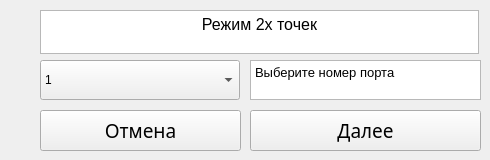
                 <widget class="QWidget" name="page_17">
                  <widget class="QTextBrowser" name="textBrowser_75">
                   <property name="geometry">
                    <rect>
                     <x>40</x>
                     <y>10</y>
                     <width>439</width>
                     <height>44</height>
                    </rect>
                   </property>
                   <property name="sizePolicy">
                    <sizepolicy hsizetype="Minimum" vsizetype="Expanding">
                     <horstretch>0</horstretch>
                     <verstretch>0</verstretch>
                    </sizepolicy>
                   </property>
                   <property name="minimumSize">
                    <size>
                     <width>97</width>
                     <height>44</height>
                    </size>
                   </property>
                   <property name="maximumSize">
                    <size>
                     <width>16777215</width>
                     <height>40</height>
                    </size>
                   </property>
                   <property name="verticalScrollBarPolicy">
                    <enum>Qt::ScrollBarPolicy::ScrollBarAlwaysOff</enum>
                   </property>
                   <property name="horizontalScrollBarPolicy">
                    <enum>Qt::ScrollBarPolicy::ScrollBarAlwaysOff</enum>
                   </property>
                   <property name="html">
                    <string>&lt;!DOCTYPE HTML PUBLIC &quot;-//W3C//DTD HTML 4.0//EN&quot; &quot;http://www.w3.org/TR/REC-html40/strict.dtd&quot;&gt;
&lt;html&gt;&lt;head&gt;&lt;meta name=&quot;qrichtext&quot; content=&quot;1&quot; /&gt;&lt;meta charset=&quot;utf-8&quot; /&gt;&lt;style type=&quot;text/css&quot;&gt;
p, li { white-space: pre-wrap; }
hr { height: 1px; border-width: 0; }
li.unchecked::marker { content: &quot;\2610&quot;; }
li.checked::marker { content: &quot;\2612&quot;; }
&lt;/style&gt;&lt;/head&gt;&lt;body style=&quot; font-family:'Noto Sans SC'; font-size:9pt; font-weight:400; font-style:normal;&quot;&gt;
&lt;p align=&quot;center&quot; style=&quot; margin-top:0px; margin-bottom:0px; margin-left:0px; margin-right:0px; -qt-block-indent:0; text-indent:0px;&quot;&gt;&lt;span style=&quot; font-size:12pt;&quot;&gt;Режим 2х точек&lt;/span&gt;&lt;/p&gt;
&lt;p align=&quot;center&quot; style=&quot;-qt-paragraph-type:empty; margin-top:0px; margin-bottom:0px; margin-left:0px; margin-right:0px; -qt-block-indent:0; text-indent:0px; font-size:12pt;&quot;&gt;&lt;br /&gt;&lt;/p&gt;&lt;/body&gt;&lt;/html&gt;</string>
                   </property>
                  </widget>
                  <widget class="QComboBox" name="comboBox_9">
                   <property name="geometry">
                    <rect>
                     <x>40</x>
                     <y>60</y>
                     <width>200</width>
                     <height>40</height>
                    </rect>
                   </property>
                   <property name="sizePolicy">
                    <sizepolicy hsizetype="Expanding" vsizetype="Fixed">
                     <horstretch>0</horstretch>
                     <verstretch>0</verstretch>
                    </sizepolicy>
                   </property>
                   <property name="minimumSize">
                    <size>
                     <width>200</width>
                     <height>40</height>
                    </size>
                   </property>
                   <property name="layoutDirection">
                    <enum>Qt::LayoutDirection::LeftToRight</enum>
                   </property>
                   <item>
                    <property name="text">
                     <string>1</string>
                    </property>
                   </item>
                   <item>
                    <property name="text">
                     <string>2</string>
                    </property>
                   </item>
                   <item>
                    <property name="text">
                     <string>3</string>
                    </property>
                   </item>
                   <item>
                    <property name="text">
                     <string>4</string>
                    </property>
                   </item>
                   <item>
                    <property name="text">
                     <string>5</string>
                    </property>
                   </item>
                   <item>
                    <property name="text">
                     <string>6</string>
                    </property>
                   </item>
                   <item>
                    <property name="text">
                     <string>7</string>
                    </property>
                   </item>
                   <item>
                    <property name="text">
                     <string>8</string>
                    </property>
                   </item>
                  </widget>
                  <widget class="QTextBrowser" name="textBrowser_67">
                   <property name="geometry">
                    <rect>
                     <x>250</x>
                     <y>60</y>
                     <width>231</width>
                     <height>40</height>
                    </rect>
                   </property>
                   <property name="sizePolicy">
                    <sizepolicy hsizetype="Minimum" vsizetype="Expanding">
                     <horstretch>0</horstretch>
                     <verstretch>0</verstretch>
                    </sizepolicy>
                   </property>
                   <property name="minimumSize">
                    <size>
                     <width>97</width>
                     <height>0</height>
                    </size>
                   </property>
                   <property name="maximumSize">
                    <size>
                     <width>16777215</width>
                     <height>40</height>
                    </size>
                   </property>
                   <property name="html">
                    <string>&lt;!DOCTYPE HTML PUBLIC &quot;-//W3C//DTD HTML 4.0//EN&quot; &quot;http://www.w3.org/TR/REC-html40/strict.dtd&quot;&gt;
&lt;html&gt;&lt;head&gt;&lt;meta name=&quot;qrichtext&quot; content=&quot;1&quot; /&gt;&lt;meta charset=&quot;utf-8&quot; /&gt;&lt;style type=&quot;text/css&quot;&gt;
p, li { white-space: pre-wrap; }
hr { height: 1px; border-width: 0; }
li.unchecked::marker { content: &quot;\2610&quot;; }
li.checked::marker { content: &quot;\2612&quot;; }
&lt;/style&gt;&lt;/head&gt;&lt;body style=&quot; font-family:'Noto Sans SC'; font-size:9pt; font-weight:400; font-style:normal;&quot;&gt;
&lt;p style=&quot; margin-top:0px; margin-bottom:0px; margin-left:0px; margin-right:0px; -qt-block-indent:0; text-indent:0px;&quot;&gt;&lt;span style=&quot; font-size:10pt;&quot;&gt;Выберите номер порта&lt;/span&gt;&lt;/p&gt;&lt;/body&gt;&lt;/html&gt;</string>
                   </property>
                  </widget>
                  <widget class="QPushButton" name="pushButton_8">
                   <property name="geometry">
                    <rect>
                     <x>250</x>
                     <y>110</y>
                     <width>231</width>
                     <height>41</height>
                    </rect>
                   </property>
                   <property name="font">
                    <font>
                     <family>Noto Sans SC</family>
                     <pointsize>14</pointsize>
                    </font>
                   </property>
                   <property name="text">
                    <string>Далее</string>
                   </property>
                  </widget>
                  <widget class="QPushButton" name="pushButton_15">
                   <property name="geometry">
                    <rect>
                     <x>40</x>
                     <y>110</y>
                     <width>201</width>
                     <height>41</height>
                    </rect>
                   </property>
                   <property name="font">
                    <font>
                     <family>Noto Sans SC</family>
                     <pointsize>14</pointsize>
                    </font>
                   </property>
                   <property name="text">
                    <string>Отмена</string>
                   </property>
                  </widget>
                 </widget>
